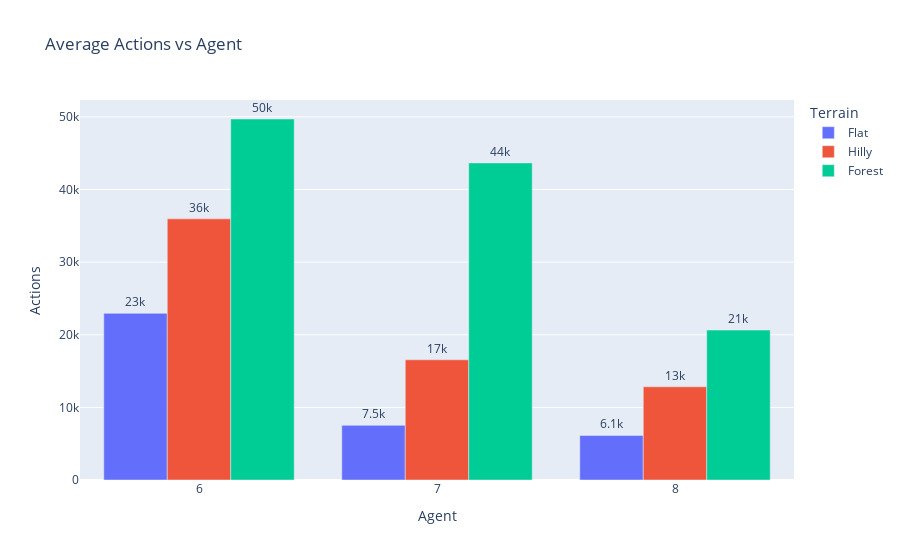

Here is the notebook cell this chart was saved with:
### Code cell
avg_results_df = avg_results_df.convert_dtypes()
bar_chart = px.bar(avg_results_df, x="Agent", y="Actions", color="Terrain", barmode="group", title="Average Actions vs Agent", text='Actions')
bar_chart.update_traces(texttemplate='%{text:.2s}', textposition='outside')
bar_chart.update_layout(uniformtext_minsize=8, uniformtext_mode='hide')
bar_chart.show()
plotly.io.write_image(bar_chart, file="./images/bar_chart_actions_terrain.png", scale=5)

### Figure 1 — Plotly figure (JSON) as saved in the notebook; plotly's stock layout.template omitted (floating-point values rounded to 4 significant figures)
{"data": [{"alignmentgroup": "True", "hovertemplate": "Terrain=Flat<br>Agent=%{x}<br>Actions=%{text}<extra></extra>", "legendgroup": "Flat", "marker": {"color": "#636efa", "pattern": {"shape": ""}}, "name": "Flat", "offsetgroup": "Flat", "orientation": "v", "showlegend": true, "text": [22950.0, 7522.0, 6131.0], "textposition": "outside", "texttemplate": "%{text:.2s}", "type": "bar", "x": [6, 7, 8], "xaxis": "x", "y": [22950.0, 7522.0, 6131.0], "yaxis": "y"}, {"alignmentgroup": "True", "hovertemplate": "Terrain=Hilly<br>Agent=%{x}<br>Actions=%{text}<extra></extra>", "legendgroup": "Hilly", "marker": {"color": "#EF553B", "pattern": {"shape": ""}}, "name": "Hilly", "offsetgroup": "Hilly", "orientation": "v", "showlegend": true, "text": [35950.0, 16550.0, 12830.0], "textposition": "outside", "texttemplate": "%{text:.2s}", "type": "bar", "x": [6, 7, 8], "xaxis": "x", "y": [35950.0, 16550.0, 12830.0], "yaxis": "y"}, {"alignmentgroup": "True", "hovertemplate": "Terrain=Forest<br>Agent=%{x}<br>Actions=%{text}<extra></extra>", "legendgroup": "Forest", "marker": {"color": "#00cc96", "pattern": {"shape": ""}}, "name": "Forest", "offsetgroup": "Forest", "orientation": "v", "showlegend": true, "text": [49700.0, 43660.0, 20640.0], "textposition": "outside", "texttemplate": "%{text:.2s}", "type": "bar", "x": [6, 7, 8], "xaxis": "x", "y": [49700.0, 43660.0, 20640.0], "yaxis": "y"}], "layout": {"barmode": "group", "legend": {"title": {"text": "Terrain"}, "tracegroupgap": 0}, "title": {"text": "Average Actions vs Agent"}, "uniformtext": {"minsize": 8, "mode": "hide"}, "xaxis": {"anchor": "y", "domain": [0, 1], "title": {"text": "Agent"}}, "yaxis": {"anchor": "x", "domain": [0, 1], "title": {"text": "Actions"}}}}
